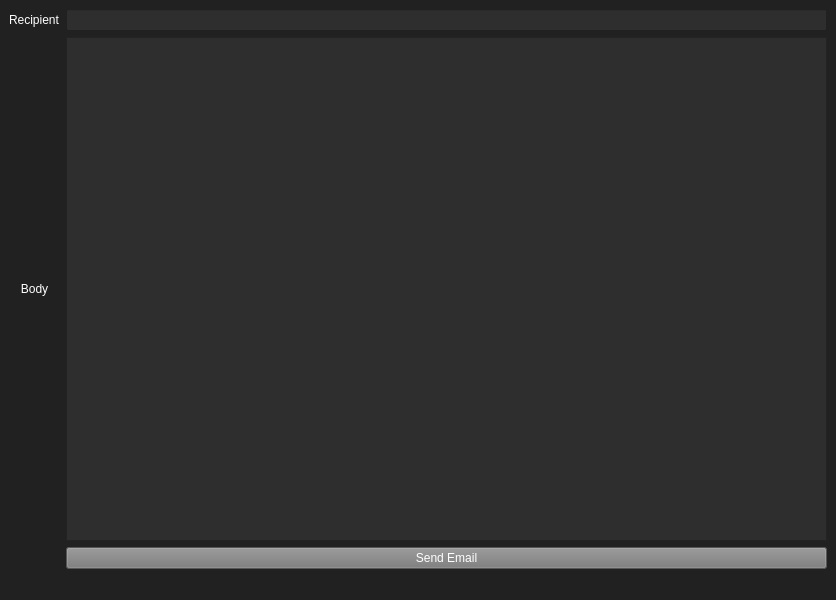
<?xml version="1.0" encoding="UTF-8"?>
<ui version="4.0">
 <class>MainWindow</class>
 <widget class="QMainWindow" name="MainWindow">
  <property name="geometry">
   <rect>
    <x>0</x>
    <y>0</y>
    <width>836</width>
    <height>600</height>
   </rect>
  </property>
  <property name="windowTitle">
   <string>MainWindow</string>
  </property>
  <property name="styleSheet">
   <string notr="true">QWidget{
	font: 8pt &quot;MS Shell Dlg 2&quot;;
background-color: rgb(33,33,33);
color: #FFFFFF;
}
QTextEdit{
background-color: rgb(46,46,46);
}
QLineEdit{
background-color: rgb(46,46,46);
}
QPushButton{
background-color: rgb(120,120,120);
}
</string>
  </property>
  <widget class="QWidget" name="centralwidget">
   <layout class="QGridLayout" name="gridLayout">
    <item row="3" column="1">
     <widget class="QPushButton" name="pushButton">
      <property name="text">
       <string>Send Email</string>
      </property>
     </widget>
    </item>
    <item row="2" column="1">
     <widget class="QTextEdit" name="textEdit">
      <property name="sizePolicy">
       <sizepolicy hsizetype="Expanding" vsizetype="Expanding">
        <horstretch>0</horstretch>
        <verstretch>0</verstretch>
       </sizepolicy>
      </property>
      <property name="styleSheet">
       <string notr="true"/>
      </property>
     </widget>
    </item>
    <item row="0" column="1">
     <widget class="QLineEdit" name="lineEdit"/>
    </item>
    <item row="2" column="0">
     <widget class="QLabel" name="label_2">
      <property name="text">
       <string>Body</string>
      </property>
      <property name="alignment">
       <set>Qt::AlignCenter</set>
      </property>
     </widget>
    </item>
    <item row="0" column="0">
     <widget class="QLabel" name="label">
      <property name="text">
       <string>Recipient</string>
      </property>
     </widget>
    </item>
   </layout>
  </widget>
  <widget class="QMenuBar" name="menubar">
   <property name="geometry">
    <rect>
     <x>0</x>
     <y>0</y>
     <width>836</width>
     <height>22</height>
    </rect>
   </property>
  </widget>
  <widget class="QStatusBar" name="statusbar"/>
 </widget>
 <resources/>
 <connections/>
</ui>
